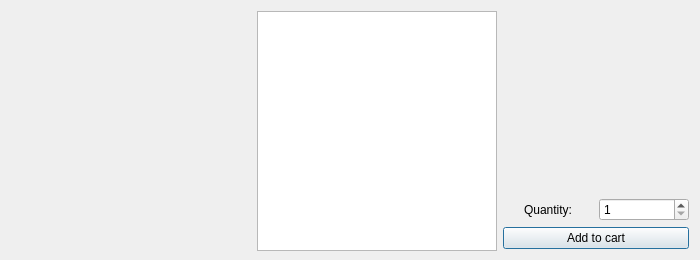
<?xml version="1.0" encoding="UTF-8"?>
<ui version="4.0">
 <class>DeviceDetailsWindow</class>
 <widget class="QDialog" name="DeviceDetailsWindow">
  <property name="geometry">
   <rect>
    <x>0</x>
    <y>0</y>
    <width>700</width>
    <height>260</height>
   </rect>
  </property>
  <property name="minimumSize">
   <size>
    <width>700</width>
    <height>260</height>
   </size>
  </property>
  <property name="maximumSize">
   <size>
    <width>700</width>
    <height>260</height>
   </size>
  </property>
  <property name="windowTitle">
   <string>Dialog</string>
  </property>
  <layout class="QHBoxLayout" name="horizontalLayout_2">
   <item>
    <widget class="QLabel" name="lbImage">
     <property name="minimumSize">
      <size>
       <width>240</width>
       <height>240</height>
      </size>
     </property>
     <property name="maximumSize">
      <size>
       <width>240</width>
       <height>240</height>
      </size>
     </property>
     <property name="text">
      <string/>
     </property>
     <property name="scaledContents">
      <bool>true</bool>
     </property>
    </widget>
   </item>
   <item>
    <widget class="QTextEdit" name="txtDetails">
     <property name="sizePolicy">
      <sizepolicy hsizetype="Preferred" vsizetype="Preferred">
       <horstretch>0</horstretch>
       <verstretch>0</verstretch>
      </sizepolicy>
     </property>
     <property name="minimumSize">
      <size>
       <width>240</width>
       <height>240</height>
      </size>
     </property>
     <property name="maximumSize">
      <size>
       <width>240</width>
       <height>240</height>
      </size>
     </property>
    </widget>
   </item>
   <item>
    <layout class="QVBoxLayout" name="verticalLayout">
     <item>
      <spacer name="verticalSpacer">
       <property name="orientation">
        <enum>Qt::Vertical</enum>
       </property>
       <property name="sizeHint" stdset="0">
        <size>
         <width>20</width>
         <height>40</height>
        </size>
       </property>
      </spacer>
     </item>
     <item>
      <layout class="QHBoxLayout" name="horizontalLayout">
       <item>
        <widget class="QLabel" name="lbQuantity">
         <property name="text">
          <string>Quantity:</string>
         </property>
         <property name="alignment">
          <set>Qt::AlignCenter</set>
         </property>
        </widget>
       </item>
       <item>
        <widget class="QSpinBox" name="sbxQuantity">
         <property name="minimum">
          <number>1</number>
         </property>
        </widget>
       </item>
      </layout>
     </item>
     <item>
      <widget class="QPushButton" name="btnAddToCart">
       <property name="text">
        <string>Add to cart</string>
       </property>
      </widget>
     </item>
    </layout>
   </item>
  </layout>
 </widget>
 <resources/>
 <connections/>
</ui>
